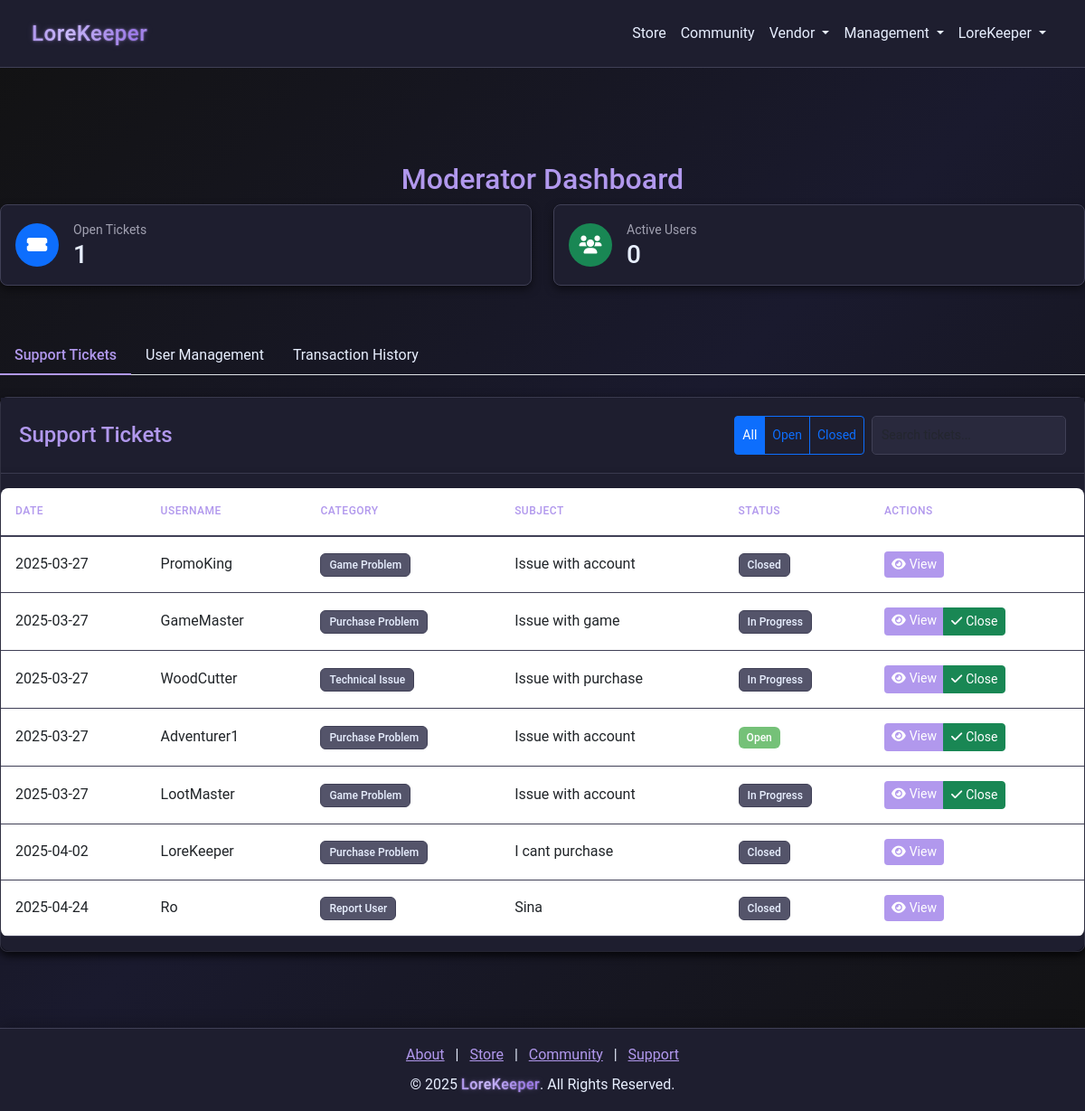
/moderator/dashboard (signed in), run on the app's committed database.
### models.py (models this page shows)
class SupportTicket(db.Model):
    __tablename__ = "support_tickets"
    id = db.Column(db.Integer, primary_key=True)
    user_id = db.Column(db.Integer, db.ForeignKey("users.id"), nullable=False)
    category = db.Column(db.String(100), nullable=False)
    subject = db.Column(db.String(100), nullable=False)
    message = db.Column(db.Text, nullable=False)
    status = db.Column(db.String(20), default="Open", index=True)
    created_at = db.Column(db.DateTime, default=datetime.utcnow)
    responses = db.relationship(
        "SupportTicketResponse",
        back_populates="ticket",
        lazy="dynamic",
        cascade="all, delete-orphan",
    )
    user = db.relationship("User", back_populates="tickets")

class User(db.Model):
    __tablename__ = "users"
    id = db.Column(db.Integer, primary_key=True)
    username = db.Column(db.String(64), nullable=False, index=True)
    email = db.Column(db.String(128), unique=True, nullable=False, index=True)
    password = db.Column(db.String(128), nullable=False)
    bio = db.Column(db.String(256), default="")
    privilege_id = db.Column(db.Integer, db.ForeignKey("privileges.id"), default=1)
    created_at = db.Column(db.DateTime, default=datetime.utcnow)
    status = db.Column(db.String(64), default="Active", index=True)
    balance = db.Column(db.Integer, default=0)
    pending_balance = db.Column(db.Integer, default=0)
    purchases = db.relationship(
        "Purchase", back_populates="user", lazy=True, cascade="all, delete-orphan"
    )
    subscription = db.relationship(
        "Subscription", back_populates="user", lazy=True, cascade="all, delete-orphan"
    )
    received_transactions = db.relationship(
        "Receipt", foreign_keys="Receipt.receiver_id", back_populates="receiver"
    )
    tickets = db.relationship("SupportTicket", back_populates="user")
    responses = db.relationship("SupportTicketResponse", back_populates="responder")
    balance_logs = db.relationship("TransactionLog", back_populates="user")
    game_states = db.relationship("GameState", back_populates="user")
    grindstone_items = db.relationship("GrindStoneItem", back_populates="user")
    community_posts = db.relationship("CommunityPost", back_populates="creator")
    community_replies = db.relationship("CommunityReply", back_populates="creator")

### app.py (the view)
@app.route("/moderator/dashboard", methods=["GET", "POST"])
@moderator_required
def moderator_dashboard():
    tickets = SupportTicket.query.all()
    return render_template(
        "moderator_dashboard.html",
        tickets=tickets,
        get_username_from_id=get_username_from_id,
    )

### app.py (called while the page is built)
@app.after_request
def add_header(response):
    response.headers["Cache-Control"] = "no-store"
    return response

@app.route("/get_username_from_id/<int:user_id>")
def get_username_from_id(user_id):
    user = User.query.filter_by(id=user_id).first()
    return user.username

@app.before_request
def before_request():
    try:
        if session.get("user_id"):
            session.permanent = True
        else:
            getCookie()
    except Exception:
        session.clear()

### wrappers.py (called while the page is built)
def moderator_required(f):
    @wraps(f)
    def decorated_function(*args, **kwargs):
        if not session.get("user_id"):
            flash("You must be logged in to access this page", "warning")
            return redirect(url_for("login"))
        if session.get("privilege_id") <= 998:
            flash("Moderator access required for this page", "warning")
            return redirect(url_for("home"))
        return f(*args, **kwargs)
    return decorated_function

### templates/moderator_dashboard.html (shortened to what this page needs)
{% extends "nav_footer_template.html" %}
{% block content %}
<div class="container mt-5 admin-dashboard">
    <h2 class="text-center" style="color: var(--accent-color);">Moderator Dashboard</h2>
    <div class="row mb-4">
        <div class="col-md-6">
            <div class="admin-card p-3">
                <div class="d-flex align-items-center">
                    <div class="stats-icon bg-primary">
                        <i class="fas fa-ticket-alt"></i>
                    </div>
                    <div class="ms-3">
                        <div class="small text-muted">Open Tickets</div>
                        <div class="h3 mb-0">{{ tickets|selectattr('status', 'eq', 'Open')|list|length }}</div>
                    </div>
                </div>
            </div>
        </div>
        <div class="col-md-6">
            <div class="admin-card p-3">
                <div class="d-flex align-items-center">
                    <div class="stats-icon bg-success">
                        <i class="fas fa-users"></i>
                    </div>
                    <div class="ms-3">
                        <div class="small text-muted">Active Users</div>
                        <div class="h3 mb-0">{{ users|selectattr('is_banned', 'eq', false)|list|length }}</div>
                    </div>
                </div>
            </div>
        </div>
    </div>
    <ul class="nav nav-tabs mb-4" id="moderatorTabs" role="tablist">
        <li class="nav-item">
            <a class="nav-link active" id="tickets-tab" data-bs-toggle="tab" href="#tickets" role="tab" style="color: var(--accent-color);">Support Tickets</a>
        </li>
        <li class="nav-item">
            <a class="nav-link" id="users-tab" data-bs-toggle="tab" href="#users" role="tab" style="color: var(--accent-color);">User Management</a>
        </li>
        <li class="nav-item">
            <a class="nav-link" id="transactions-tab" data-bs-toggle="tab" href="#transactions" role="tab" style="color: var(--accent-color);">Transaction History</a>
        </li>
    </ul>
    <div class="tab-content" id="moderatorTabContent">
        <div class="tab-pane fade show active" id="tickets" role="tabpanel">
            <div class="admin-card">
                <div class="card-header">
                    <div class="d-flex justify-content-between align-items-center">
                        <h5 class="card-title mb-0">Support Tickets</h5>
                        <div class="d-flex gap-2">
                            <div class="btn-group">
                                <button type="button" class="btn btn-sm btn-outline-primary active" onclick="filterTickets('all')">
                                    All
                                </button>
                                <button type="button" class="btn btn-sm btn-outline-primary" onclick="filterTickets('open')">
                                    Open
                                </button>
                                <button type="button" class="btn btn-sm btn-outline-primary" onclick="filterTickets('closed')">
                                    Closed
                                </button>
                            </div>
                            <input type="text" class="form-control form-control-sm" placeholder="Search tickets..." id="ticketSearch">
                        </div>
                    </div>
                </div>
                <div class="card-body p-0">
                    <div class="table-responsive">
                        <table class="table admin-table">
                            <thead>
                                <tr>
                                    <th>Date</th>
                                    <th>Username</th>
                                    <th>Category</th>
                                    <th>Subject</th>
                                    <th>Status</th>
                                    <th>Actions</th>
                                </tr>
                            </thead>
                            <tbody>
                                {% for ticket in tickets %}
                                <tr>
                                    <td>{{ ticket.created_at.strftime('%Y-%m-%d') }}</td>
                                    <td>{{ get_username_from_id(ticket.user_id) }}</td>
                                    <td>
                                        <span class="badge bg-secondary">{{ ticket.category }}</span>
                                    </td>
                                    <td>{{ ticket.subject }}</td>
                                    <td>
                                        <span class="badge {% if ticket.status == 'Open' %}bg-success{% else %}bg-secondary{% endif %}">
                                            {{ ticket.status }}
                                        </span>
                                    </td>
                                    <td>
                                        <div class="btn-group">
                                            <a href="{{ url_for('view_ticket', ticket_id=ticket.id) }}" class="btn btn-sm btn-primary">
                                                <i class="fas fa-eye me-1"></i>View
                                            </a>
                                            {% if ticket.status != 'Closed' %}
                                            <button type="button" class="btn btn-sm btn-success" onclick="closeTicket('{{ ticket.id }}')">
                                                <i class="fas fa-check me-1"></i>Close
                                            </button>
                                            {% endif %}
                                        </div>
                                    </td>
                                </tr>
                                {% endfor %}
                            </tbody>
                        </table>
                    </div>
                </div>
            </div>
        </div>
    </div>
</div>
{% endblock %}

### static/css/style.css (style rules this page uses)
:root { --background-color: #121212; --text-color: #E8EFFF; --text-muted: #a1a1b1; --accent-color: #b198ed; --card-background: #1e1e2f; --input-background: #29293d; --input-border: #404056; --btn-hover: #9b84d6; --store-btn-color: #ff7043; --store-btn-hover: #ff5722; --card-shadow: rgba(0, 0, 0, 0.5); --section-padding: 60px; --element-spacing: 20px; --accent-rgb: 177, 152, 237; --store-bg: #0d0d15; --store-card-bg: #1a1a2a; --store-accent: #b198ed; --store-text: #e8efff; --store-muted: #a1a1b1; --store-border: #2a2a40; --store-hover: #9b84d6; --basic-color: #5f9dff; --premium-color: #66bb6a; --ultimate-color: #ef5350; --primary-accent: #8a5cf7; --primary-light: #b198ed; --primary-dark: #6c40e0; --secondary-accent: #ff7043; --secondary-light: #ff9e80; --secondary-dark: #e64a19; --text-light: #e8efff; --card-bg: rgba(30, 30, 47, 0.95); --card-bg-hover: rgba(43, 43, 70, 0.95); --dark-bg: #121219; --border-color: rgba(255, 255, 255, 0.1); --success: #66bb6a; --danger: #ef5350; --warning: #ffa726; --info: #29b6f6; }
body { margin: 0; padding: 0; font-family: 'Roboto', sans-serif; background: linear-gradient(135deg, #121212, #1a1a2e, #121212); background-size: cover; background-repeat: no-repeat; background-attachment: fixed; color: var(--text-color); line-height: 1.6; display: flex; flex-direction: column; min-height: 100vh; overflow-x: hidden; -webkit-font-smoothing: antialiased; -moz-osx-font-smoothing: grayscale; text-rendering: optimizeLegibility; position: relative; }
.navbar-brand, .nav-link { color: var(--text-color) !important; transition: color 0.2s ease-in-out; }
.card, .card-header, .card-body { background-color: var(--card-background); color: var(--text-color); border: none; border-radius: 10px; box-shadow: 0 4px 10px var(--card-shadow); }
.form-control { background-color: var(--input-background); border: 1px solid var(--input-border); color: var(--text-color); }
.text-muted { color: var(--text-muted) !important; }
html, body { height: 100%; }
.text-center { text-align: center; }
.mb-4 { margin-bottom: 1.5rem; }
.container { width: 100%; max-width: 1200px; margin: 0 auto; padding: 0 15px; box-sizing: border-box; }
.card-header { background-color: var(--card-background); border-bottom: 1px solid var(--input-border); text-align: center; padding: 20px; }
.card-body { padding: 30px; background-color: var(--card-background); border-radius: 0 0 10px 10px; }
.form-control { background-color: var(--input-background); border: 1px solid var(--input-border); color: var(--text-color); padding: 10px; border-radius: 5px; }
.card-body { padding: 30px; }
.btn-primary { background-color: var(--accent-color); border: none; transition: background-color 0.3s ease, transform 0.2s ease; }
.admin-dashboard { padding: 2rem 0; }
.admin-card { background-color: var(--card-background); border: 1px solid var(--input-border); border-radius: 8px; margin-bottom: 2rem; box-shadow: 0 4px 10px var(--card-shadow); }
.admin-card .card-title { color: var(--accent-color); font-size: 1.5rem; margin-bottom: 1.5rem; }
.admin-card .card-body { padding: 1.5rem; }
.admin-table { width: 100%; background-color: var(--card-background); color: var(--text-color); border-radius: 8px; overflow: hidden; margin-top: 1rem; }
.admin-table thead { background-color: var(--input-background); }
.admin-table th { color: var(--accent-color); font-weight: 600; padding: 1rem; border-bottom: 2px solid var(--input-border); }
.admin-table td { padding: 1rem; vertical-align: middle; border-bottom: 1px solid var(--input-border); }
.admin-table tbody tr { transition: background-color 0.3s ease; }
.badge { padding: 0.5em 1em; font-weight: 500; border-radius: 6px; }
.badge.bg-secondary { background-color: var(--input-background) !important; color: var(--text-color); border: 1px solid var(--input-border); }
.badge.bg-success { background-color: var(--success) !important; }
a, button, .btn, .nav-link, .form-control { transition: all 0.25s ease-in-out; }
.badge.bg-success { background-color: rgba(102, 187, 106, 0.9) !important; }
.badge.bg-secondary { background-color: rgba(66, 66, 90, 0.9) !important; }

### data on the page
SupportTicket: created_at "2025-03-27", category "Game Problem", subject "Issue with account", status "Closed"
User: username "PromoKing"
SupportTicket: created_at "2025-03-27", category "Purchase Problem", subject "Issue with game", status "In Progress"
User: username "GameMaster"
SupportTicket: created_at "2025-03-27", category "Technical Issue", subject "Issue with purchase", status "In Progress"
User: username "WoodCutter"
SupportTicket: created_at "2025-03-27", category "Purchase Problem", subject "Issue with account", status "Open"
User: username "Adventurer1"
SupportTicket: created_at "2025-03-27", category "Game Problem", subject "Issue with account", status "In Progress"
User: username "LootMaster"
SupportTicket: created_at "2025-04-02", category "Purchase Problem", subject "I cant purchase", status "Closed"
User: username "LoreKeeper"
SupportTicket: created_at "2025-04-24", category "Report User", subject "Sina", status "Closed"
User: username "Ro"

### other printed values
{{ session['username'] }} "LoreKeeper"
{{ tickets|selectattr('status', 'eq', 'Open')|list|length }} "1"
{{ users|selectattr('is_banned', 'eq', false)|list|length }} "0"
